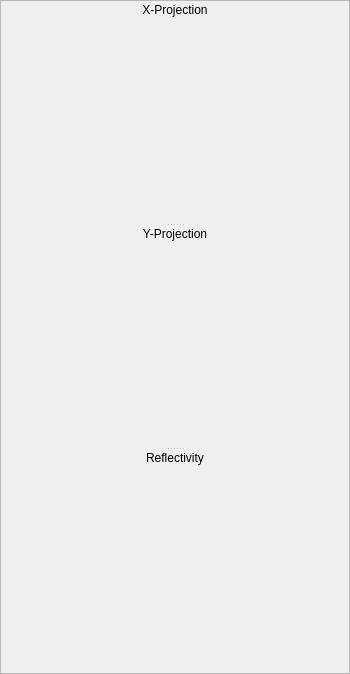
      <widget class="QFrame" name="rightPlots">
       <property name="sizePolicy">
        <sizepolicy hsizetype="Expanding" vsizetype="Expanding">
         <horstretch>1</horstretch>
         <verstretch>0</verstretch>
        </sizepolicy>
       </property>
       <property name="minimumSize">
        <size>
         <width>350</width>
         <height>0</height>
        </size>
       </property>
       <property name="baseSize">
        <size>
         <width>350</width>
         <height>0</height>
        </size>
       </property>
       <property name="frameShape">
        <enum>QFrame::StyledPanel</enum>
       </property>
       <property name="frameShadow">
        <enum>QFrame::Raised</enum>
       </property>
       <layout class="QVBoxLayout" name="verticalLayout_2">
        <property name="leftMargin">
         <number>2</number>
        </property>
        <property name="topMargin">
         <number>2</number>
        </property>
        <property name="rightMargin">
         <number>2</number>
        </property>
        <property name="bottomMargin">
         <number>2</number>
        </property>
        <item>
         <widget class="QSplitter" name="plotSplitter">
          <property name="orientation">
           <enum>Qt::Vertical</enum>
          </property>
          <property name="childrenCollapsible">
           <bool>false</bool>
          </property>
          <widget class="QWidget" name="widget_4" native="true">
           <property name="sizePolicy">
            <sizepolicy hsizetype="Preferred" vsizetype="Preferred">
             <horstretch>0</horstretch>
             <verstretch>2</verstretch>
            </sizepolicy>
           </property>
           <layout class="QVBoxLayout" name="verticalLayout_24">
            <item>
             <widget class="QLabel" name="label_35">
              <property name="sizePolicy">
               <sizepolicy hsizetype="Preferred" vsizetype="Fixed">
                <horstretch>0</horstretch>
                <verstretch>0</verstretch>
               </sizepolicy>
              </property>
              <property name="text">
               <string>X-Projection</string>
              </property>
              <property name="alignment">
               <set>Qt::AlignCenter</set>
              </property>
             </widget>
            </item>
            <item>
             <widget class="MPLWidget" name="x_project" native="true">
              <property name="sizePolicy">
               <sizepolicy hsizetype="Preferred" vsizetype="Expanding">
                <horstretch>0</horstretch>
                <verstretch>0</verstretch>
               </sizepolicy>
              </property>
              <property name="minimumSize">
               <size>
                <width>150</width>
                <height>200</height>
               </size>
              </property>
             </widget>
            </item>
           </layout>
          </widget>
          <widget class="QWidget" name="widget_2" native="true">
           <property name="sizePolicy">
            <sizepolicy hsizetype="Preferred" vsizetype="Preferred">
             <horstretch>0</horstretch>
             <verstretch>1</verstretch>
            </sizepolicy>
           </property>
           <layout class="QVBoxLayout" name="verticalLayout_23">
            <item>
             <widget class="QLabel" name="label_34">
              <property name="sizePolicy">
               <sizepolicy hsizetype="Preferred" vsizetype="Fixed">
                <horstretch>0</horstretch>
                <verstretch>0</verstretch>
               </sizepolicy>
              </property>
              <property name="text">
               <string>Y-Projection</string>
              </property>
              <property name="alignment">
               <set>Qt::AlignCenter</set>
              </property>
             </widget>
            </item>
            <item>
             <widget class="MPLWidget" name="y_project" native="true">
              <property name="minimumSize">
               <size>
                <width>150</width>
                <height>200</height>
               </size>
              </property>
             </widget>
            </item>
           </layout>
          </widget>
          <widget class="QWidget" name="widget" native="true">
           <property name="sizePolicy">
            <sizepolicy hsizetype="Preferred" vsizetype="Preferred">
             <horstretch>0</horstretch>
             <verstretch>3</verstretch>
            </sizepolicy>
           </property>
           <layout class="QVBoxLayout" name="verticalLayout_22">
            <item>
             <widget class="QLabel" name="label_33">
              <property name="sizePolicy">
               <sizepolicy hsizetype="Preferred" vsizetype="Fixed">
                <horstretch>0</horstretch>
                <verstretch>0</verstretch>
               </sizepolicy>
              </property>
              <property name="text">
               <string>Reflectivity</string>
              </property>
              <property name="alignment">
               <set>Qt::AlignCenter</set>
              </property>
             </widget>
            </item>
            <item>
             <widget class="MPLWidget" name="refl" native="true">
              <property name="sizePolicy">
               <sizepolicy hsizetype="Preferred" vsizetype="Expanding">
                <horstretch>0</horstretch>
                <verstretch>0</verstretch>
               </sizepolicy>
              </property>
              <property name="minimumSize">
               <size>
                <width>150</width>
                <height>200</height>
               </size>
              </property>
             </widget>
            </item>
           </layout>
          </widget>
         </widget>
        </item>
       </layout>
      </widget>
